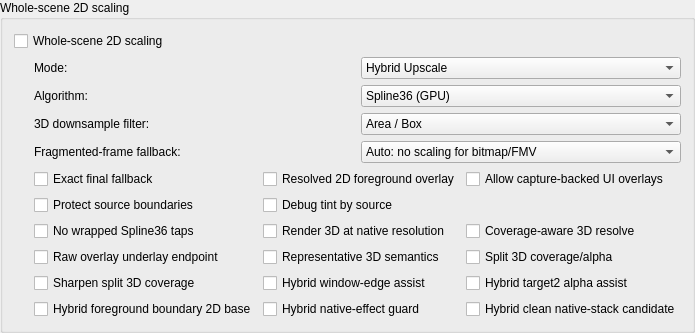
       <widget class="QGroupBox" name="groupBoxWholeScene2DScaling">
        <property name="title">
         <string>Whole-scene 2D scaling</string>
        </property>
        <layout class="QGridLayout" name="gridLayoutWholeScene2DScaling">
         <item row="0" column="0" colspan="3">
          <widget class="QCheckBox" name="cbWholeScene2DScale">
           <property name="whatsThis">
            <string>&lt;html&gt;&lt;head/&gt;&lt;body&gt;&lt;p&gt;Scales 2D screens and mixed 2D/3D presentation using the selected whole-scene mode. Intended to improve backgrounds, sprites, UI, and 2D-heavy scenes. Some games use complex blending, capture, or mid-frame effects, so this can fall back to native presentation or cause brief slowdowns in difficult scenes.&lt;/p&gt;&lt;/body&gt;&lt;/html&gt;</string>
           </property>
           <property name="text">
           <string>Whole-scene 2D scaling</string>
           </property>
          </widget>
         </item>
         <item row="1" column="0" colspan="3">
          <layout class="QHBoxLayout" name="horizontalLayoutWholeScene2DScaleMode">
           <property name="leftMargin">
            <number>20</number>
           </property>
           <item>
            <widget class="QLabel" name="lblWholeScene2DScaleMode">
             <property name="text">
              <string>Mode:</string>
             </property>
             <property name="buddy">
              <cstring>cbxWholeScene2DScaleMode</cstring>
             </property>
            </widget>
           </item>
           <item>
            <widget class="QComboBox" name="cbxWholeScene2DScaleMode">
             <property name="whatsThis">
              <string>&lt;html&gt;&lt;head/&gt;&lt;body&gt;&lt;p&gt;Selects the whole-scene 2D scaling compositor.&lt;/p&gt;&lt;ul&gt;&lt;li&gt;&lt;b&gt;Hybrid Upscale:&lt;/b&gt; Main mode. Chooses high-resolution 3D where it is clean, uses overlay assist for safe 2D-over-3D regions, and falls back to true native presentation where reconstruction is risky.&lt;/li&gt;&lt;li&gt;&lt;b&gt;Postprocessing Upscale:&lt;/b&gt; Resolves the native final image first, then scales the whole screen. Usually safest, but 3D detail is native-resolution before scaling (downsampled from high-resolution 3D unless Render 3D at native resolution is enabled).&lt;/li&gt;&lt;li&gt;&lt;b&gt;Presentation Overlay Upscale:&lt;/b&gt; Advanced comparison mode that reconstructs a scaled 2D overlay over direct 3D.&lt;/li&gt;&lt;li&gt;&lt;b&gt;High-resolution Compositor:&lt;/b&gt; Advanced comparison/debug mode that tries to composite 2D layers directly at high resolution.&lt;/li&gt;&lt;li&gt;&lt;b&gt;Native Stack Upscale:&lt;/b&gt; Scales the native top/second compositor stack before resolving it, useful for comparison and simple scenes.&lt;/li&gt;&lt;/ul&gt;&lt;/body&gt;&lt;/html&gt;</string>
             </property>
             <item>
              <property name="text">
               <string>Hybrid Upscale</string>
              </property>
             </item>
             <item>
              <property name="text">
               <string>Postprocessing Upscale</string>
              </property>
             </item>
             <item>
              <property name="text">
               <string>Presentation Overlay Upscale</string>
              </property>
             </item>
             <item>
              <property name="text">
               <string>High-resolution Compositor</string>
              </property>
             </item>
             <item>
              <property name="text">
               <string>Native Stack Upscale</string>
              </property>
             </item>
            </widget>
           </item>
          </layout>
         </item>
         <item row="2" column="0" colspan="3">
          <layout class="QHBoxLayout" name="horizontalLayoutWholeScene2DScaleAlgorithm">
           <property name="leftMargin">
            <number>20</number>
           </property>
           <item>
            <widget class="QLabel" name="lblWholeScene2DScaleAlgorithm">
             <property name="text">
              <string>Algorithm:</string>
             </property>
             <property name="buddy">
              <cstring>cbxWholeScene2DScaleAlgorithm</cstring>
             </property>
            </widget>
           </item>
           <item>
           <widget class="QComboBox" name="cbxWholeScene2DScaleAlgorithm">
            <property name="whatsThis">
               <string>&lt;html&gt;&lt;head/&gt;&lt;body&gt;&lt;p&gt;Selects the algorithm used for whole-scene 2D scaling.&lt;/p&gt;&lt;ul&gt;&lt;li&gt;&lt;b&gt;Spline36 (GPU):&lt;/b&gt; Regular whole-scene color scaler.&lt;/li&gt;&lt;li&gt;&lt;b&gt;xBRZ (GPU):&lt;/b&gt; Two-pass xBRZ freescale shader path for whole-scene 2D colors, while keeping metadata and coverage on the regular resolve path.&lt;/li&gt;&lt;li&gt;&lt;b&gt;ArtCNN Luma (GPU compute):&lt;/b&gt; Plain C4F16 ArtCNN luma path for whole-scene 2D colors, with remaining color channels scaled by GPU Spline36 and a Spline36 finish at higher resolution scales.&lt;/li&gt;&lt;li&gt;&lt;b&gt;ArtCNN DN Luma (GPU compute):&lt;/b&gt; Denoising C4F16 DN luma path.&lt;/li&gt;&lt;li&gt;&lt;b&gt;NNEDI3 nns16 8x4 RGB (GPU compute):&lt;/b&gt; NNEDI3 RGB compute path for whole-scene 2D color. At 2x it runs one vertical+horizontal stage; at 4x and above it chains a second 2x stage to 4x, then uses a Spline36 finish to the requested scale. Alpha is carried/interpolated, not NNEDI3-predicted.&lt;/li&gt;&lt;li&gt;&lt;b&gt;CuNNy 4x32 NVL RGB (GPU compute):&lt;/b&gt; Four-layer NVL RGB model, with alpha scaled by GPU Spline36 and a Spline36 finish above 2x.&lt;/li&gt;&lt;/ul&gt;&lt;/body&gt;&lt;/html&gt;</string>
             </property>
             <item>
              <property name="text">
               <string>Spline36 (GPU)</string>
              </property>
             </item>
             <item>
              <property name="text">
               <string>xBRZ (GPU)</string>
              </property>
             </item>
             <item>
              <property name="text">
               <string>ArtCNN Luma (GPU compute)</string>
              </property>
             </item>
             <item>
              <property name="text">
               <string>ArtCNN DN Luma (GPU compute)</string>
              </property>
             </item>
             <item>
              <property name="text">
               <string>NNEDI3 nns16 8x4 RGB (GPU compute)</string>
              </property>
             </item>
             <item>
              <property name="text">
               <string>CuNNy 4x32 NVL RGB (GPU compute)</string>
              </property>
             </item>
            </widget>
           </item>
          </layout>
         </item>
         <item row="3" column="0" colspan="3">
          <layout class="QHBoxLayout" name="horizontalLayoutWholeScene2DScaleFinalUpscale3DFilter">
           <property name="leftMargin">
            <number>20</number>
           </property>
           <item>
            <widget class="QLabel" name="lblWholeScene2DScaleFinalUpscale3DFilter">
             <property name="text">
              <string>3D downsample filter:</string>
             </property>
             <property name="buddy">
              <cstring>cbxWholeScene2DScaleFinalUpscale3DFilter</cstring>
             </property>
            </widget>
           </item>
           <item>
            <widget class="QComboBox" name="cbxWholeScene2DScaleFinalUpscale3DFilter">
             <property name="whatsThis">
              <string>&lt;html&gt;&lt;head/&gt;&lt;body&gt;&lt;p&gt;Selects how high-resolution 3D is resolved to native resolution for whole-scene scaling. This resolve is shared by the Postprocessing, Presentation Overlay, and Hybrid Upscale modes.&lt;/p&gt;&lt;ul&gt;&lt;li&gt;&lt;b&gt;Area / Box:&lt;/b&gt; Averages the full source region. Stable baseline and recommended default.&lt;/li&gt;&lt;li&gt;&lt;b&gt;Linear:&lt;/b&gt; Uses the older OpenGL linear sampling path. Useful for comparison against older behavior.&lt;/li&gt;&lt;li&gt;&lt;b&gt;Tent:&lt;/b&gt; Slightly softer weighted resolve that can smooth some edges but may blur more than Area / Box.&lt;/li&gt;&lt;/ul&gt;&lt;/body&gt;&lt;/html&gt;</string>
             </property>
             <item>
              <property name="text">
               <string>Area / Box</string>
              </property>
             </item>
             <item>
              <property name="text">
               <string>Linear</string>
              </property>
             </item>
             <item>
              <property name="text">
               <string>Tent</string>
              </property>
             </item>
           </widget>
          </item>
         </layout>
        </item>
         <item row="4" column="0" colspan="3">
          <layout class="QHBoxLayout" name="horizontalLayoutWholeScene2DScaleFragmentationFallback">
           <property name="leftMargin">
            <number>20</number>
           </property>
           <item>
            <widget class="QLabel" name="lblWholeScene2DScaleFragmentationFallback">
             <property name="text">
              <string>Fragmented-frame fallback:</string>
             </property>
             <property name="buddy">
              <cstring>cbxWholeScene2DScaleFragmentationFallback</cstring>
             </property>
            </widget>
           </item>
           <item>
            <widget class="QComboBox" name="cbxWholeScene2DScaleFragmentationFallback">
             <property name="whatsThis">
              <string>&lt;html&gt;&lt;head/&gt;&lt;body&gt;&lt;p&gt;Selects how whole-scene 2D scaling reacts when a game changes display settings mid-frame and the screen has to be scaled in many horizontal strips. FMV playback and some effects do this, and scaling every strip can be slow.&lt;/p&gt;&lt;ul&gt;&lt;li&gt;&lt;b&gt;Auto: no scaling for bitmap/FMV:&lt;/b&gt; Disables whole-scene 2D scaling for fragmented full-screen bitmap, capture-style, or OBJ-only presentation, such as FMV-like frames.&lt;/li&gt;&lt;li&gt;&lt;b&gt;Postprocessing fallback only:&lt;/b&gt; Keeps whole-scene 2D scaling, but falls back to Postprocessing Upscale when Hybrid is too expensive.&lt;/li&gt;&lt;li&gt;&lt;b&gt;No scaling for severe frames:&lt;/b&gt; Also renders extremely fragmented frames without whole-scene scaling, since even Postprocessing Upscale may stutter on them.&lt;/li&gt;&lt;li&gt;&lt;b&gt;Off:&lt;/b&gt; Keeps the selected mode even if fragmented frames drop performance.&lt;/li&gt;&lt;/ul&gt;&lt;/body&gt;&lt;/html&gt;</string>
             </property>
             <item>
              <property name="text">
               <string>Auto: no scaling for bitmap/FMV</string>
              </property>
             </item>
             <item>
              <property name="text">
               <string>Postprocessing fallback only</string>
              </property>
             </item>
             <item>
              <property name="text">
               <string>No scaling for severe frames</string>
              </property>
             </item>
             <item>
              <property name="text">
               <string>Off</string>
              </property>
             </item>
            </widget>
           </item>
          </layout>
         </item>
         <item row="5" column="0" colspan="3">
          <layout class="QGridLayout" name="gridLayoutWholeScene2DScaleOptions">
           <property name="leftMargin">
            <number>20</number>
           </property>
           <item row="0" column="0">
            <widget class="QCheckBox" name="cbWholeScene2DScaleExactFinalFallback">
             <property name="whatsThis">
              <string>&lt;html&gt;&lt;head/&gt;&lt;body&gt;&lt;p&gt;Experimental. Upscales an exact copy of the native final image in parallel and trusts it for pixels where the native compositor actually applied a blend effect. Intended to reduce fade/dialog recomposition artifacts, but may still cause seams or other scene-specific issues.&lt;/p&gt;&lt;/body&gt;&lt;/html&gt;</string>
             </property>
             <property name="text">
              <string>Exact final fallback</string>
             </property>
            </widget>
           </item>
           <item row="0" column="1">
            <widget class="QCheckBox" name="cbWholeScene2DScaleForegroundOverlay">
             <property name="whatsThis">
              <string>&lt;html&gt;&lt;head/&gt;&lt;body&gt;&lt;p&gt;Experimental. Scales the resolved native 2D foreground as a premultiplied overlay over direct 3D. This is only used for conservative main-screen direct-3D scenes without capture-backed layers.&lt;/p&gt;&lt;/body&gt;&lt;/html&gt;</string>
             </property>
             <property name="text">
              <string>Resolved 2D foreground overlay</string>
             </property>
            </widget>
           </item>
           <item row="0" column="2">
            <widget class="QCheckBox" name="cbWholeScene2DScaleCaptureBacked">
             <property name="whatsThis">
              <string>&lt;html&gt;&lt;head/&gt;&lt;body&gt;&lt;p&gt;Allows whole-scene 2D scaling for capture-backed UI overlays such as presentation text boxes. Full-screen copied final-output capture buffers and capture-backed OBJ sprites on the opposite physical screen still bypass whole-scene 2D scaling.&lt;/p&gt;&lt;/body&gt;&lt;/html&gt;</string>
             </property>
             <property name="text">
              <string>Allow capture-backed UI overlays</string>
             </property>
            </widget>
           </item>
           <item row="1" column="0">
            <widget class="QCheckBox" name="cbWholeScene2DScaleSourceBoundaryGuard">
             <property name="whatsThis">
              <string>&lt;html&gt;&lt;head/&gt;&lt;body&gt;&lt;p&gt;Blends scaled colors back toward native pixels near 2D source/class boundaries. Reduces cross-layer bleed, but can make text and thin UI details look less smooth.&lt;/p&gt;&lt;/body&gt;&lt;/html&gt;</string>
             </property>
             <property name="text">
              <string>Protect source boundaries</string>
             </property>
            </widget>
           </item>
           <item row="1" column="1">
            <widget class="QCheckBox" name="cbWholeScene2DScaleDebugTint">
             <property name="whatsThis">
              <string>&lt;html&gt;&lt;head/&gt;&lt;body&gt;&lt;p&gt;Tints whole-scene output by resolved source class. In high-resolution compositor mode, this also distinguishes filtered BG/OBJ pixels from unfiltered BG/OBJ, capture, direct 3D, and backdrop pixels.&lt;/p&gt;&lt;/body&gt;&lt;/html&gt;</string>
             </property>
             <property name="text">
              <string>Debug tint by source</string>
             </property>
            </widget>
           </item>
           <item row="2" column="0">
            <widget class="QCheckBox" name="cbWholeScene2DScaleNoWrapFilterTaps">
             <property name="whatsThis">
              <string>&lt;html&gt;&lt;head/&gt;&lt;body&gt;&lt;p&gt;Prevents high-resolution compositor Spline36 filter taps from wrapping around repeat-mode BG textures. This can reduce edge artifacts, but may remove some smoothing at wrapped BG boundaries.&lt;/p&gt;&lt;/body&gt;&lt;/html&gt;</string>
             </property>
             <property name="text">
              <string>No wrapped Spline36 taps</string>
             </property>
            </widget>
           </item>
           <item row="2" column="1">
            <widget class="QCheckBox" name="cbWholeScene2DScaleFinalUpscaleRender3DNative">
             <property name="whatsThis">
              <string>&lt;html&gt;&lt;head/&gt;&lt;body&gt;&lt;p&gt;Renders 3D at native DS resolution. In Postprocessing Upscale mode the native 3D is rescaled together with the 2D screen, avoiding high-resolution 3D/native 2D composition mismatch at the cost of 3D detail.&lt;/p&gt;&lt;p&gt;In Presentation Overlay and Hybrid Upscale modes, live 3D regions instead show unfiltered native-resolution 3D, so this is mainly useful for comparison there.&lt;/p&gt;&lt;/body&gt;&lt;/html&gt;</string>
             </property>
             <property name="text">
              <string>Render 3D at native resolution</string>
             </property>
            </widget>
           </item>
           <item row="2" column="2">
            <widget class="QCheckBox" name="cbWholeScene2DScaleFinalUpscale3DCoverageAware">
             <property name="whatsThis">
              <string>&lt;html&gt;&lt;head/&gt;&lt;body&gt;&lt;p&gt;When high-resolution 3D is downsampled to native resolution for whole-scene scaling (Postprocessing, Presentation Overlay, or Hybrid Upscale), resolves RGB from alpha-covered 3D samples instead of averaging clear/background RGB into polygon edges. This can reduce green or clear-color outlines around 3D edges.&lt;/p&gt;&lt;/body&gt;&lt;/html&gt;</string>
             </property>
             <property name="text">
              <string>Coverage-aware 3D resolve</string>
             </property>
            </widget>
           </item>
           <item row="3" column="0">
            <widget class="QCheckBox" name="cbWholeScene2DScaleOverlayLegacyUnderlay">
             <property name="whatsThis">
              <string>&lt;html&gt;&lt;head/&gt;&lt;body&gt;&lt;p&gt;Presentation overlay upscale only. Uses the older raw Direct3D underlay endpoint, including Direct3D alpha, instead of matching the native compositor color endpoint. This can make some 3D edge outlines blend more like the older overlay behavior, but can reintroduce overlay reconstruction seams in scenes like Pokemon Diamond.&lt;/p&gt;&lt;/body&gt;&lt;/html&gt;</string>
             </property>
             <property name="text">
              <string>Raw overlay underlay endpoint</string>
             </property>
            </widget>
           </item>
           <item row="3" column="1">
            <widget class="QCheckBox" name="cbWholeScene2DScaleFinalUpscale3DRepresentativeSemantics">
             <property name="whatsThis">
              <string>&lt;html&gt;&lt;head/&gt;&lt;body&gt;&lt;p&gt;When high-resolution 3D is resolved to native resolution for the Postprocessing, Presentation Overlay, or Hybrid Upscale modes, uses a representative native-stage 3D sample for compositor alpha/presence instead of the visual resolve alpha. Disable this to compare against the older visual-resolve alpha behavior.&lt;/p&gt;&lt;/body&gt;&lt;/html&gt;</string>
             </property>
             <property name="text">
              <string>Representative 3D semantics</string>
             </property>
            </widget>
           </item>
           <item row="3" column="2">
            <widget class="QCheckBox" name="cbWholeScene2DScaleFinalUpscale3DSplitSemantics">
             <property name="whatsThis">
              <string>&lt;html&gt;&lt;head/&gt;&lt;body&gt;&lt;p&gt;Keeps high-resolution 3D visual coverage separate from native-stage material alpha/presence when resolved 3D is composited at native resolution. Disable this to compare against the single-alpha native compositor input.&lt;/p&gt;&lt;/body&gt;&lt;/html&gt;</string>
             </property>
             <property name="text">
              <string>Split 3D coverage/alpha</string>
             </property>
            </widget>
           </item>
           <item row="4" column="0">
            <widget class="QCheckBox" name="cbWholeScene2DScaleFinalUpscale3DSharpenSplitCoverage">
             <property name="whatsThis">
              <string>&lt;html&gt;&lt;head/&gt;&lt;body&gt;&lt;p&gt;Experimental. When split 3D coverage is enabled, biases visual coverage toward a harder native-like ownership transition instead of using raw high-resolution coverage as opacity. This can reduce 3D/background bleed but may reintroduce jaggier edges.&lt;/p&gt;&lt;/body&gt;&lt;/html&gt;</string>
             </property>
             <property name="text">
              <string>Sharpen split 3D coverage</string>
             </property>
            </widget>
           </item>
           <item row="4" column="1">
            <widget class="QCheckBox" name="cbWholeScene2DScaleHybridWindowEdgeAssist">
             <property name="whatsThis">
              <string>&lt;html&gt;&lt;head/&gt;&lt;body&gt;&lt;p&gt;In conservative hybrid mode, lets presentation-overlay assist cover safe window-excluded 2D regions and adjacent visible operator edges. This can smooth Mario Kart-style panel corners, but may soften 3D near window boundaries.&lt;/p&gt;&lt;/body&gt;&lt;/html&gt;</string>
             </property>
             <property name="text">
              <string>Hybrid window-edge assist</string>
             </property>
            </widget>
           </item>
           <item row="4" column="2">
            <widget class="QCheckBox" name="cbWholeScene2DScaleHybridTarget2AlphaBlendAssist">
             <property name="whatsThis">
              <string>&lt;html&gt;&lt;head/&gt;&lt;body&gt;&lt;p&gt;In conservative hybrid mode, lets presentation-overlay assist handle native alpha-blend regions where Direct3D is the target2 underlay. This can preserve high-resolution 3D under translucent 2D overlays, but may affect games with more complex blend ownership.&lt;/p&gt;&lt;/body&gt;&lt;/html&gt;</string>
             </property>
             <property name="text">
              <string>Hybrid target2 alpha assist</string>
             </property>
            </widget>
           </item>
           <item row="5" column="0">
            <widget class="QCheckBox" name="cbWholeScene2DScaleHybridForeground2DBase">
             <property name="whatsThis">
              <string>&lt;html&gt;&lt;head/&gt;&lt;body&gt;&lt;p&gt;In conservative hybrid mode, uses a high-resolution 2D-only base only for Direct3D-absent fallback pixels in a narrow halo beside safe foreground Direct3D. The rule is blocked near overlay assist, native effects, Direct3D effects, window/capture ambiguity, and unknown fallback. This can avoid native-resolution Direct3D residue around foreground 3D boundaries, but may affect nearby 2D/3D boundaries.&lt;/p&gt;&lt;/body&gt;&lt;/html&gt;</string>
             </property>
             <property name="text">
              <string>Hybrid foreground boundary 2D base</string>
             </property>
            </widget>
           </item>
           <item row="5" column="1">
            <widget class="QCheckBox" name="cbWholeScene2DScaleHybridNativeEffectGuard">
             <property name="whatsThis">
              <string>&lt;html&gt;&lt;head/&gt;&lt;body&gt;&lt;p&gt;In conservative hybrid mode, keeps true native presentation near native 2D special-effect cells instead of replacing nearby foreground Direct3D with the high-resolution compositor. This can avoid splitting brightness/blend text effects, but may keep nearby 3D at native-presentation quality.&lt;/p&gt;&lt;/body&gt;&lt;/html&gt;</string>
             </property>
             <property name="text">
              <string>Hybrid native-effect guard</string>
             </property>
            </widget>
           </item>
           <item row="5" column="2">
            <widget class="QCheckBox" name="cbWholeScene2DScaleHybridCleanLegacyCandidate">
             <property name="whatsThis">
              <string>&lt;html&gt;&lt;head/&gt;&lt;body&gt;&lt;p&gt;In hybrid mode, uses the Native Stack Upscale candidate for simple Direct3D plus 2D frames without capture, windows, or alpha blending. This can avoid hybrid overlay residue without adding an extra render pass.&lt;/p&gt;&lt;/body&gt;&lt;/html&gt;</string>
             </property>
             <property name="text">
              <string>Hybrid clean native-stack candidate</string>
             </property>
            </widget>
           </item>
          </layout>
         </item>
        </layout>
       </widget>
